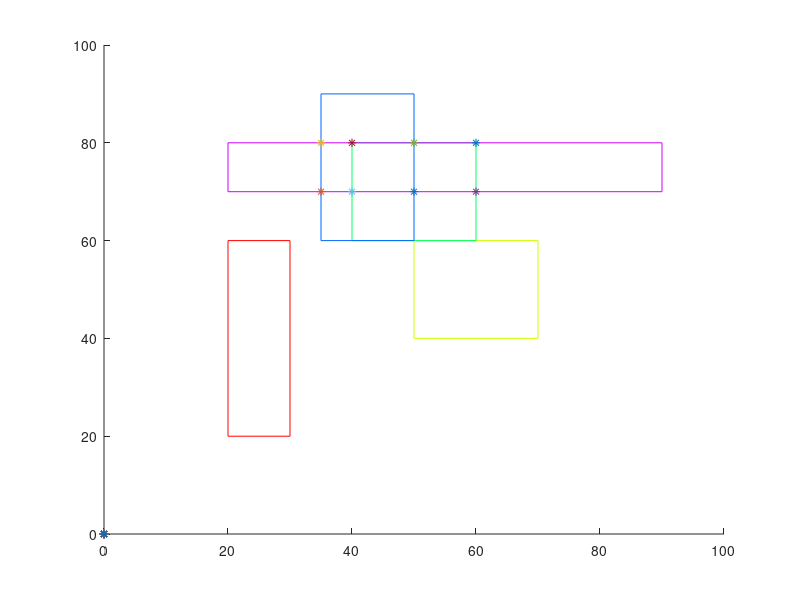

Source code (MATLAB): (Note: this script raises an error after producing the figure.)
clc;
clear;
close all;

fid = fopen('data.txt');
data = zeros(5,4);
tline = fgetl(fid);
c = 1;
while ischar(tline)
        data(c,:) = str2num(tline);
        c = c +1;
        tline = fgetl(fid);
end
fclose(fid);

fid = fopen('points.txt');
points = zeros(71,2);
tline = fgetl(fid);

c = 1;
while ischar(tline)
        points(c,:) = str2num(tline);
        c = c+1;
        tline = fgetl(fid);
end
fclose(fid);


figure;
points = points * 100.00;
points
data = data * 100.00;
data
cmap = hsv(5);
for n=1:5
    rectangle('Position', [data(n,1), data(n,2), (data(n,3)-data(n,1)), (data(n,4)-data(n,2))],'EdgeColor',cmap(n,:))
    hold on;
end

for n=1:100
    plot(points(n,1), points(n,2),'*');
end



